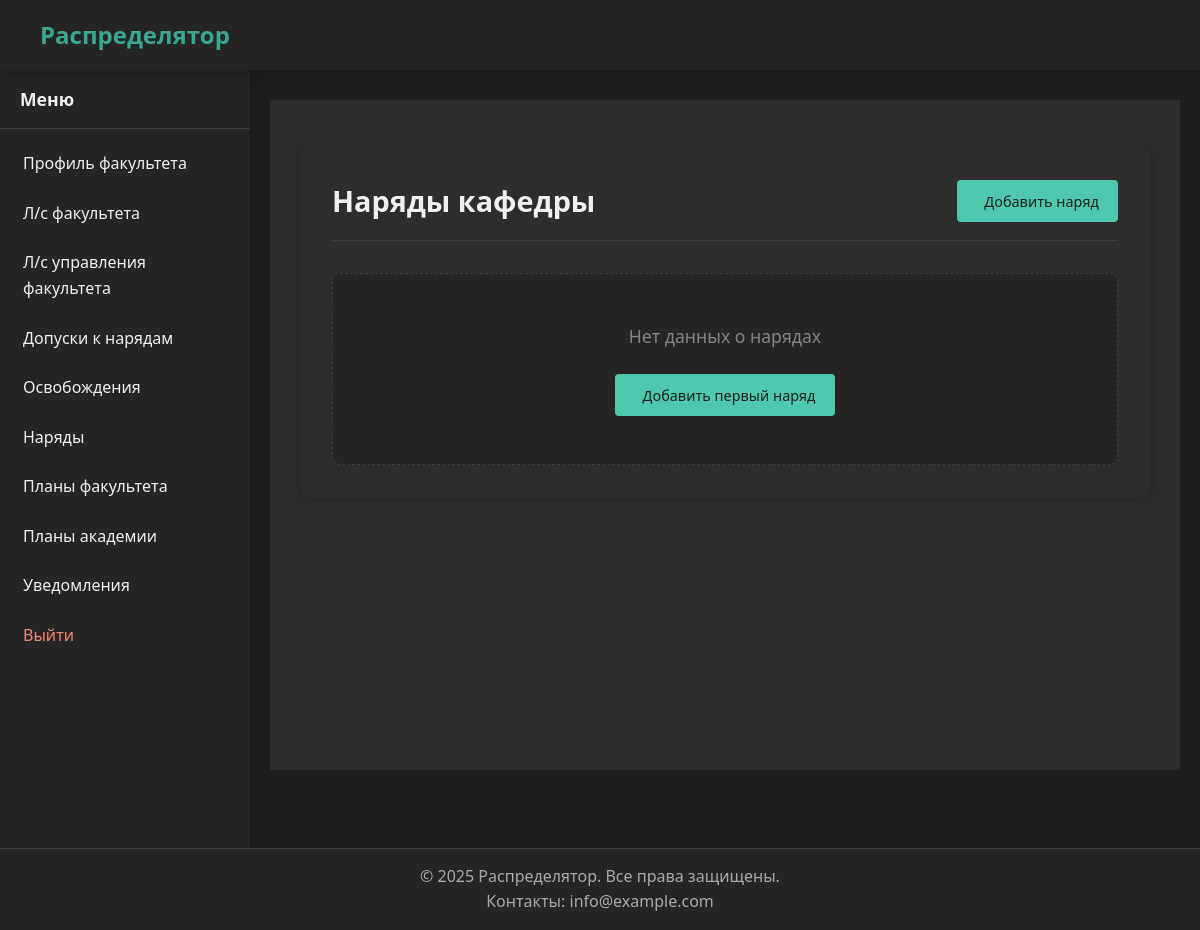
Page /department/duty/ (signed in) on the earlier database version.
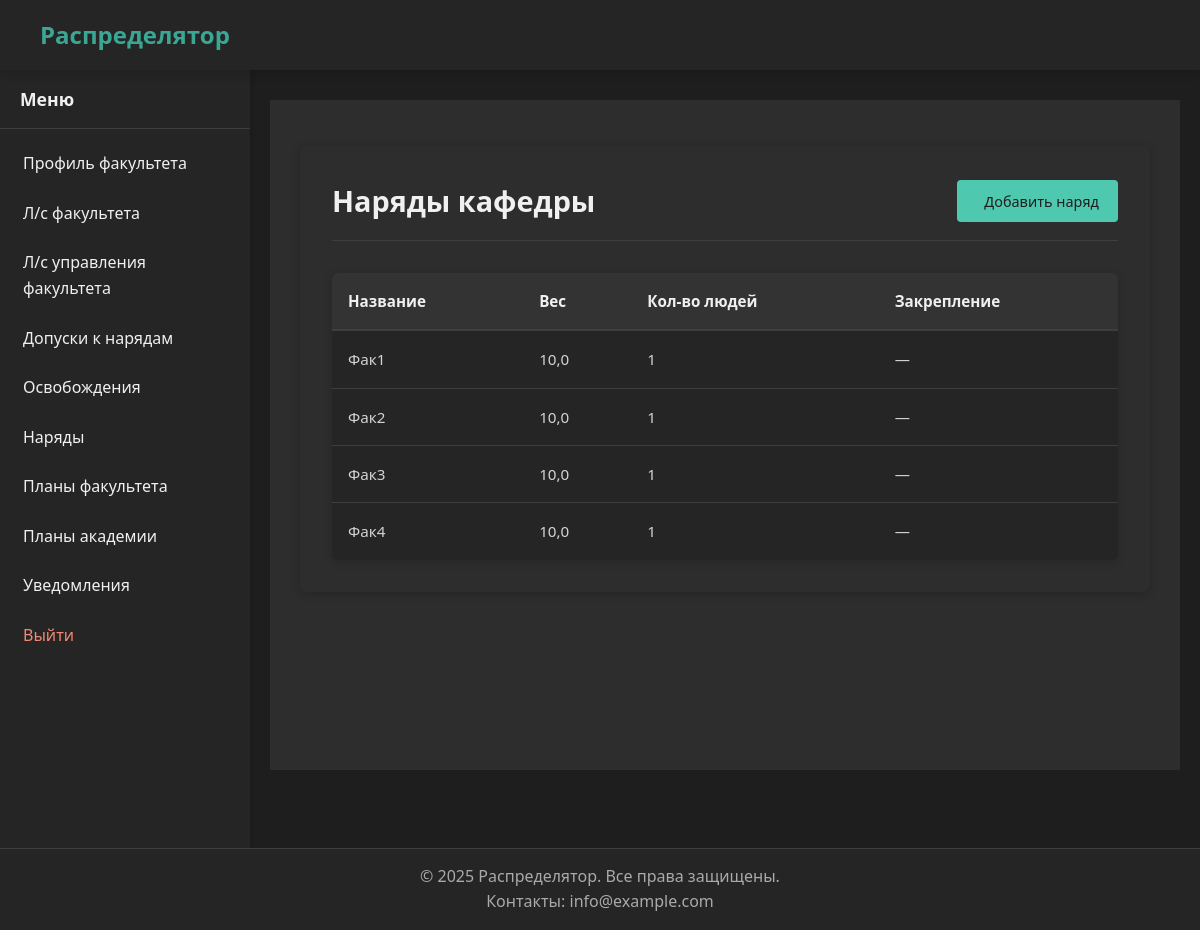
Same page on the later database version.
### duty/models.py (models this page shows, shortened)
class Duty(models.Model):
    duty_name = models.CharField('Название наряда', max_length=50)
    duty_weight = models.FloatField('Вес наряда')
    is_commandant = models.BooleanField('Добавлено комендантом', default=False)
    faculty = models.ForeignKey(
        Faculty,
        on_delete=models.SET_NULL,
        null=True,
        blank=True,
        verbose_name='Факультет',
        related_name='duties'
    )
    department = models.ForeignKey(
        Department,
        on_delete=models.SET_NULL,
        null=True,
        blank=True,
        verbose_name='Кафедра',
        related_name='duties'
    )
    people_count = models.PositiveIntegerField('Количество людей', default=1)
    assigned_faculty = models.ForeignKey(
        Faculty,
        on_delete=models.SET_NULL,
        null=True,
        blank=True,
        verbose_name='Закреплённый факультет',
        related_name='assigned_duties_as_faculty'
    )
    assigned_department = models.ForeignKey(
        Department,
        on_delete=models.SET_NULL,
        null=True,
        blank=True,
        verbose_name='Закреплённая кафедра',
        related_name='assigned_duties_as_department'
    )
    class Meta:
        verbose_name = 'Наряд'
        verbose_name_plural = 'Наряды'
        constraints = [
            models.UniqueConstraint(
                fields=['duty_name'],
                name='unique_duty_for_commandant',
                condition=Q(is_commandant=True)
            ),
            models.UniqueConstraint(
                fields=['duty_name', 'faculty'],
                name='unique_duty_for_faculty',
                condition=Q(faculty__isnull=False, department__isnull=True, is_commandant=False)
            ),
            models.UniqueConstraint(
                fields=['duty_name', 'department'],
                name='unique_duty_for_department',
                condition=Q(department__isnull=False)
            ),
        ]
    def get_edit_url(self):
        if self.is_commandant:
            return reverse('commandant:duty:edit', args=[self.pk])
        elif self.faculty and not self.department:
            return reverse('faculty:duty:edit', args=[self.pk])
        elif self.department:
            return reverse('department:duty:edit', args=[self.pk])

### duty/views.py (the view)
class DepartmentDutyListView(DutyListView, HasDepartmentMixin):
    related_field = 'department'
    namespace = 'department'
    group_required = ['Кафедра']

### core/utils.py (called while the page is built)
def get_user_type(user):
    if user.is_superuser:
        return 'admin'
    groups = list(user.groups.values_list('name', flat=True))
    if 'Комендант' in groups:
        return 'commandant'
    elif 'Факультет' in groups:
        return 'faculty'
    elif 'Кафедра' in groups:
        return 'department'
    return None

### duty/views.py (called while the page is built)
    def get_template_names(self):
        return [f"{self.template_name_prefix}{self.template_name_suffix}.html"]

    def get_queryset(self):
        user = self.request.user
        queryset = None
        if self.related_field == 'commandant':
            queryset = Duty.objects.filter(is_commandant=True)
        elif self.related_field == 'faculty':
            queryset = Duty.objects.filter(
                faculty=user.faculty,
                department__isnull=True,
                is_commandant=False
            )
        elif self.related_field == 'department':
            queryset = Duty.objects.filter(
                department=user.department,
                is_commandant=False
            )
        else:
            queryset = Duty.objects.none()
        return queryset

    def get_context_data(self, **kwargs):
        context = super().get_context_data(**kwargs)
        object_name = ''
        if self.related_field == 'commandant':
            object_name = 'Коменданта'
        elif self.related_field == 'faculty' and self.request.user.faculty:
            object_name = self.request.user.faculty.name
        elif self.related_field == 'department' and self.request.user.department:
            object_name = self.request.user.department.name
        context.update({
            'namespace': self.namespace,
            'related_type': self.related_field,
            'object_name': object_name,
        })
        return context

    def get_context_data(self, **kwargs):
        context = super().get_context_data(**kwargs)
        context['add_url'] = reverse(f'{self.namespace}:duty:add')
        return context

### templates/profiles/shared/duty/_list.html (shortened to what this page needs)
{% extends "base_account.html" %}
{% load static %}
{% block extra_head %}
<link rel="stylesheet" href="{% static 'css/department.css' %}">
{% endblock %}
{% block account_content %}
<div class="department-staff-container">
    <div class="header-with-button">
        <h1>
            Наряды
            {% if related_type == 'department' %}
                {{ object_name }} кафедры
            {% elif related_type == 'faculty' %}
                управления {{ object_name }} факультета
            {% else %}
                {{ related_type_label }}
            {% endif %}
        </h1>
        <a href="{{ add_url }}" class="add-button">
             Добавить наряд
        </a>
    </div>
    {% if duties %}
    <div class="table-responsive">
        <table class="staff-table">
            <thead>
                <tr>
                    <th>Название</th>
                    <th>Вес</th>
                    <th>Кол-во людей</th>
                    <th>Закрепление</th>
                </tr>
            </thead>
            <tbody>
                {% for duty in duties %}
                <tr onclick="window.location='{{ duty.get_edit_url }}';" style="cursor: pointer;">
                    <td>{{ duty.duty_name }}</td>
                    <td>{{ duty.duty_weight }}</td>
                    <td>{{ duty.people_count }}</td>
                    <td>
                        {% if duty.assigned_faculty %}
                            Факультет: {{ duty.assigned_faculty.name }}
                        {% elif duty.assigned_department %}
                            Кафедра: {{ duty.assigned_department.name }}
                        {% else %}
                            —
                        {% endif %}
                    </td>
                </tr>
                {% endfor %}
            </tbody>
        </table>
    </div>
    {% else %}
    <div class="empty-message">
        <p>Нет данных о нарядах</p>
        <a href="{{ add_url }}" class="add-button">
             Добавить первый наряд
        </a>
    </div>
    {% endif %}
</div>
{% endblock %}

### templates/base_account.html (shortened to what this page needs)
{% extends "base.html" %}
{% load static %}
{% block content %}
<div class="account-layout">
    {% include "includes/sidebar.html" %}
    <div class="account-content">
        {% block account_content %}{% endblock %}
    </div>
</div>
{% endblock %}

### templates/base.html (shortened to what this page needs)
<!DOCTYPE html>
<html lang="ru">
<head>
    {% load static %}
    <link rel="stylesheet" href="{% static 'css/base.css' %}">
    <link rel="stylesheet" href="{% static 'css/header.css' %}">
    <link rel="stylesheet" href="{% static 'css/footer.css' %}">
    <link rel="stylesheet" href="{% static 'css/sidebar.css' %}">
    <link rel="stylesheet" href="{% static 'css/auth.css' %}">
    <link rel="stylesheet" href="{% static 'css/account.css' %}">
    <link rel="stylesheet" href="{% static 'css/utilities.css' %}">
    <link rel="stylesheet" href="{% static 'css/base.css' %}">
    <link rel="stylesheet" href="{% static 'css/buttons.css' %}">
    <link rel="stylesheet" href="{% static 'css/forms.css' %}">
    <link rel="stylesheet" href="{% static 'css/department.css' %}">
    <link rel="stylesheet" href="{% static 'css/notifications.css' %}">
    {% block extra_head %}
    {% endblock %}
</head>
<body class="{% if request.path == '/' %}home-page{% endif %}">
    <div class="layout">
        {% include "includes/header.html" %}
        <main class="main">
            {% block content %}{% endblock %}
        </main>
        {% include "includes/footer.html" %}
    </div>
</body>
</html>

### templates/includes/header.html (shortened to what this page needs)
<header class="header">
    <div class="header-container">
        <a href="/" class="logo">Распределятор</a>
    </div>
</header>

### templates/includes/sidebar.html (shortened to what this page needs)
<aside class="sidebar">
    <nav class="sidebar-nav">
        <h3 class="sidebar-title">Меню</h3>
        <ul>
            {% for item in menu_items %}
                <li>
                    <a href="{{ item.url }}"
                       class="nav-item{% if item.active %} active{% endif %}">
                        {{ item.name }}
                    </a>
                </li>
            {% empty %}
                <li><a href="#" class="nav-item disabled">Нет доступных пунктов</a></li>
            {% endfor %}
            <li>
                <a href="{% url 'authentication:logout' %}" class="nav-item logout">
                     Выйти
                </a>
            </li>
        </ul>
    </nav>
</aside>

### templates/includes/footer.html
<footer class="footer">
    <div class="footer-container">
        <p>&copy; 2025 Распределятор. Все права защищены.</p>
        <p>Контакты: info@example.com</p>
    </div>
</footer>

### static/css/base.css (style rules this page uses)
* { margin: 0; padding: 0; box-sizing: border-box; }
body { font-family: 'Segoe UI', Tahoma, Geneva, Verdana, sans-serif; background-color: #1e1e1e; color: #f0f0f0; line-height: 1.6; padding-top: 70px; padding-bottom: 0; margin-bottom: 60px; min-height: 100vh; position: relative; }
.layout { display: flex; flex-direction: column; min-height: 100vh; }
.main { flex: 1; padding: 20px; margin-top: 10px; padding-bottom: 80px; }

### static/css/header.css (style rules this page uses)
.header { background-color: #252526; padding: 0 20px; color: white; box-shadow: 0 2px 10px rgba(0, 0, 0, 0.2); position: fixed; top: 0; left: 0; right: 0; height: 70px; z-index: 1000; display: flex; align-items: center; }
.header-container, .header-nav { display: flex; justify-content: space-between; align-items: center; width: 100%; height: 100%; padding: 0 20px; }
.logo { font-size: 1.5rem; font-weight: 600; color: #3aa794; text-decoration: none; margin-right: auto; }

### static/css/footer.css (style rules this page uses)
.footer { background-color: #252526; padding: 15px 20px; color: #aaa; text-align: center; border-top: 1px solid #3e3e42; position: fixed; bottom: 0; left: 0; right: 0; height: auto; min-height: 60px; z-index: 1000; box-sizing: border-box; }

### static/css/sidebar.css (style rules this page uses)
.account-layout { display: flex; min-height: calc(100vh - 130px); }
.sidebar { width: 250px; background-color: #252526; position: fixed; top: 70px; bottom: 60px; left: 0; padding: 15px 0; box-shadow: 2px 0 5px rgba(0, 0, 0, 0.1); overflow-y: auto; z-index: 900; }
.sidebar-nav { width: 100%; }
.sidebar-title { color: #f0f0f0; padding: 0 20px 15px; border-bottom: 1px solid #3e3e42; margin-bottom: 10px; font-size: 1.1rem; }
.nav-item { display: block; padding: 12px 20px; color: #f0f0f0; text-decoration: none; transition: all 0.3s; border-left: 3px solid transparent; }
.nav-item.logout { color: #f48771; }
.account-content { margin-left: 250px; padding: 30px; width: calc(100% - 250px); background-color: #2d2d2d; min-height: calc(100vh - 130px); }

### static/css/forms.css (style rules this page uses)
.staff-table tbody tr { transition: background-color 0.2s; }

### static/css/department.css (style rules this page uses)
.department-staff-container { padding: 2rem; background-color: #2d2d2d; border-radius: 8px; box-shadow: 0 2px 10px rgba(0, 0, 0, 0.2); margin: 1rem 0; }
.header-with-button { display: flex; justify-content: space-between; align-items: center; margin-bottom: 2rem; padding-bottom: 1rem; border-bottom: 1px solid #3e3e42; }
.header-with-button h1 { font-size: 1.8rem; color: #f0f0f0; margin: 0; }
.table-responsive { overflow-x: auto; border-radius: 6px; background-color: #252526; box-shadow: 0 2px 8px rgba(0, 0, 0, 0.15); }
.staff-table { width: 100%; border-collapse: collapse; font-size: 0.95rem; color: #d4d4d4; }
.staff-table th { background-color: #333; padding: 1rem; text-align: left; font-weight: 600; color: #f0f0f0; border-bottom: 2px solid #3e3e42; }
.staff-table td { padding: 1rem; border-bottom: 1px solid #3e3e42; vertical-align: middle; }
.staff-table tr:last-child td { border-bottom: none; }
.add-button { display: inline-flex; align-items: center; gap: 0.5rem; background-color: #4ec9b0; color: #1e1e1e; padding: 0.6rem 1.2rem; border-radius: 4px; text-decoration: none; font-weight: 500; font-size: 0.9rem; transition: all 0.2s; border: none; cursor: pointer; }
.department-staff-container { animation: fadeIn 0.3s ease-out; }

Differences in the rows shown:
added Duty: duty_name "Фак1", duty_weight "10,0", people_count "1"
added Duty: duty_name "Фак2", duty_weight "10,0", people_count "1"
added Duty: duty_name "Фак3", duty_weight "10,0", people_count "1"
added Duty: duty_name "Фак4", duty_weight "10,0", people_count "1"
Other differences:
text no longer shown: "Нет данных о нарядах Добавить первый наряд"
text now shown: "Название Вес Кол-во людей Закрепление"
